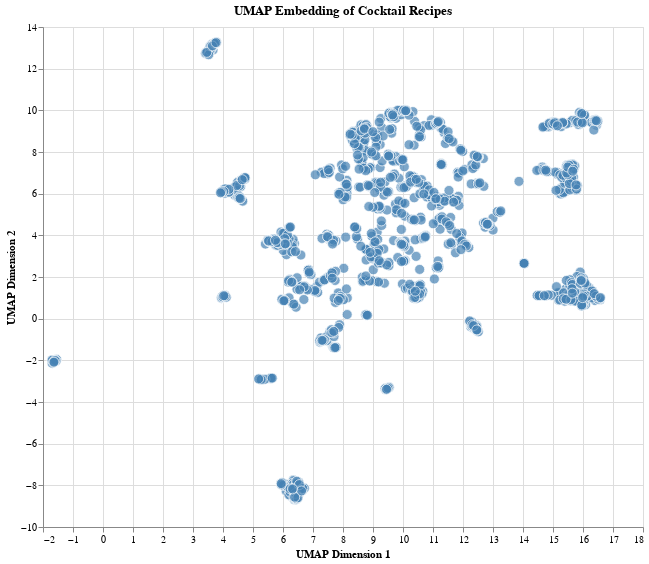

The code cell stored with this chart in its notebook:
### Code cell
# Create UMAP embedding from the distance matrix
reducer: umap.UMAP = umap.UMAP(
    n_neighbors=15, 
    n_components=2, 
    metric='precomputed', 
    random_state=42
)
embedding: np.ndarray = reducer.fit_transform(distance_matrix_sklearn)

# Create a DataFrame with the embedding coordinates and names
embedding_df: pd.DataFrame = pd.DataFrame(
    embedding,
    columns=['UMAP1', 'UMAP2'],
    index=distance_df_sklearn.index
)
embedding_df['name'] = embedding_df.index

# Add recipe strings to the embedding dataframe
embedding_df['recipe'] = embedding_df['name'].apply(get_recipe_string)

# Create the Altair chart
chart: alt.Chart = alt.Chart(embedding_df.reset_index()).mark_circle(
    size=100, 
    opacity=0.7
).encode(
    x=alt.X('UMAP1:Q', title='UMAP Dimension 1'),
    y=alt.Y('UMAP2:Q', title='UMAP Dimension 2'),
    tooltip=['name:N', 'recipe:N'],
    color=alt.value('steelblue'),
    stroke=alt.value('white'),
    strokeWidth=alt.value(1)
).properties(
    width=600,
    height=500,
    title='UMAP Embedding of Cocktail Recipes'
).interactive()

chart.show()

### Figure 1 — Vega-Lite specification as saved in the notebook (floating-point values rounded to 4 significant figures; data arrays with more than 128 entries replaced by an {"elided": "..."} marker saying what was removed)
{"config": {"view": {"continuousWidth": 300, "continuousHeight": 300}}, "data": {"name": "data-5ddafc710755debe0b67f381606ce2ec"}, "mark": {"type": "circle", "opacity": 0.7, "size": 100}, "encoding": {"color": {"value": "steelblue"}, "stroke": {"value": "white"}, "strokeWidth": {"value": 1}, "tooltip": [{"field": "name", "type": "nominal"}, {"field": "recipe", "type": "nominal"}], "x": {"field": "UMAP1", "title": "UMAP Dimension 1", "type": "quantitative"}, "y": {"field": "UMAP2", "title": "UMAP Dimension 2", "type": "quantitative"}}, "height": 500, "params": [{"name": "param_2", "select": {"type": "interval", "encodings": ["x", "y"]}, "bind": "scales"}], "title": "UMAP Embedding of Cocktail Recipes", "width": 600, "$schema": "https://vega.github.io/schema/vega-lite/v5.20.1.json", "datasets": {"data-5ddafc710755debe0b67f381606ce2ec": {"elided": "1514 records"}}}
